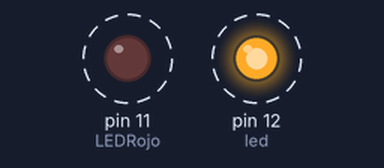
Bench run of a sketch on a simulated Arduino Uno, built with avr-gcc and run on an emulated ATmega328P. Shown: output pins drawn as LEDs (lit = HIGH). Dashed ring = blinking.

Above: at 0.4 s.
Timing chart, 0 to 3.7 s (numbered marks = the images above):
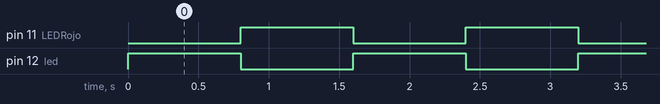

Measured:
- by itself, pin 11 (LEDRojo), pin 12 (led): alternates HIGH for 0.80 s and LOW for 0.80 s

The sketch:

05_Blink.ino
```cpp
/*
  Parpadeo
  Enciende un LED por un segundo, lo apaga otro segundo, repetidamente.

*/
// Adaptado por: Sergio Fco. Hernández Machuca
// sfhm_clases@hotmail.com

// En la mayoría de las tarjetas Arduino el Pin 13 tiene conectado un LED.
// Se le asigna un nombre al Pin (Terminal) 13:
int led = 12;
int	LEDRojo = 11;

// Esta rutina de ajuste se ejecuta una sola vez cuando se oprime "Reset":
void setup() {
	pinMode(led, OUTPUT); // Inicializa el Pin Digital como "salida".
	pinMode(LEDRojo, OUTPUT); // Inicializa el Pin Digital como "salida".
}

// Esta rutina en lazo se ejecuta una y otra vez, por siempre:
void loop() {
	digitalWrite(led, HIGH);   // Enciende el LED (HIGH es un nivel de voltaje)
	digitalWrite(LEDRojo, LOW);
	delay(800);               // Espera por un segundo.
	digitalWrite(led, LOW);    // Apaga el LED, haciendo el voltaje LOW.
	digitalWrite(LEDRojo, HIGH);
	delay(800);               // Espera por un segundo.
}
```
